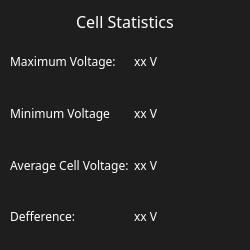
     <widget class="QFrame" name="cell_stats_label">
      <property name="sizePolicy">
       <sizepolicy hsizetype="MinimumExpanding" vsizetype="Minimum">
        <horstretch>0</horstretch>
        <verstretch>0</verstretch>
       </sizepolicy>
      </property>
      <property name="minimumSize">
       <size>
        <width>250</width>
        <height>250</height>
       </size>
      </property>
      <property name="maximumSize">
       <size>
        <width>300</width>
        <height>16777215</height>
       </size>
      </property>
      <property name="styleSheet">
       <string notr="true">background-color: rgb(30, 30, 30);
border-radius:10px;
font:  &quot;Montserrat&quot;;</string>
      </property>
      <property name="frameShape">
       <enum>QFrame::StyledPanel</enum>
      </property>
      <property name="frameShadow">
       <enum>QFrame::Raised</enum>
      </property>
      <layout class="QVBoxLayout" name="verticalLayout_3">
       <property name="spacing">
        <number>5</number>
       </property>
       <property name="leftMargin">
        <number>5</number>
       </property>
       <property name="topMargin">
        <number>5</number>
       </property>
       <property name="rightMargin">
        <number>5</number>
       </property>
       <property name="bottomMargin">
        <number>5</number>
       </property>
       <item>
        <layout class="QVBoxLayout" name="verticalLayout_4">
         <property name="spacing">
          <number>5</number>
         </property>
         <property name="leftMargin">
          <number>5</number>
         </property>
         <property name="topMargin">
          <number>5</number>
         </property>
         <property name="rightMargin">
          <number>5</number>
         </property>
         <property name="bottomMargin">
          <number>5</number>
         </property>
         <item alignment="Qt::AlignHCenter">
          <widget class="QLabel" name="battery_stats_label_2">
           <property name="sizePolicy">
            <sizepolicy hsizetype="Fixed" vsizetype="Fixed">
             <horstretch>0</horstretch>
             <verstretch>0</verstretch>
            </sizepolicy>
           </property>
           <property name="font">
            <font>
             <family>Montserrat</family>
             <pointsize>12</pointsize>
             <weight>50</weight>
             <bold>false</bold>
            </font>
           </property>
           <property name="styleSheet">
            <string notr="true">color: rgb(255, 255, 255);
font: 12pt &quot;Montserrat&quot;;</string>
           </property>
           <property name="text">
            <string>Cell Statistics</string>
           </property>
           <property name="textFormat">
            <enum>Qt::AutoText</enum>
           </property>
          </widget>
         </item>
         <item>
          <layout class="QGridLayout" name="gridLayout_3">
           <item row="0" column="0">
            <widget class="QLabel" name="max_v_label">
             <property name="font">
              <font>
               <family>Montserrat</family>
               <pointsize>9</pointsize>
               <weight>50</weight>
               <italic>false</italic>
               <bold>false</bold>
              </font>
             </property>
             <property name="styleSheet">
              <string notr="true">color: rgb(255, 255, 255);
font: 9pt &quot;Montserrat&quot;;</string>
             </property>
             <property name="text">
              <string>Maximum Voltage:</string>
             </property>
            </widget>
           </item>
           <item row="0" column="1">
            <widget class="QLabel" name="max_v">
             <property name="font">
              <font>
               <family>Montserrat</family>
               <pointsize>9</pointsize>
               <weight>50</weight>
               <italic>false</italic>
               <bold>false</bold>
              </font>
             </property>
             <property name="styleSheet">
              <string notr="true">color: rgb(255, 255, 255);
font: 9pt &quot;Montserrat&quot;;</string>
             </property>
             <property name="text">
              <string>xx V</string>
             </property>
            </widget>
           </item>
           <item row="1" column="0">
            <widget class="QLabel" name="min_v_label">
             <property name="font">
              <font>
               <family>Montserrat</family>
               <pointsize>9</pointsize>
               <weight>50</weight>
               <italic>false</italic>
               <bold>false</bold>
              </font>
             </property>
             <property name="styleSheet">
              <string notr="true">color: rgb(255, 255, 255);
font: 9pt &quot;Montserrat&quot;;</string>
             </property>
             <property name="text">
              <string>Minimum Voltage</string>
             </property>
            </widget>
           </item>
           <item row="1" column="1">
            <widget class="QLabel" name="min_v">
             <property name="font">
              <font>
               <family>Montserrat</family>
               <pointsize>9</pointsize>
               <weight>50</weight>
               <italic>false</italic>
               <bold>false</bold>
              </font>
             </property>
             <property name="styleSheet">
              <string notr="true">color: rgb(255, 255, 255);
font: 9pt &quot;Montserrat&quot;;</string>
             </property>
             <property name="text">
              <string>xx V</string>
             </property>
            </widget>
           </item>
           <item row="2" column="0">
            <widget class="QLabel" name="avg_cell_v_label">
             <property name="font">
              <font>
               <family>Montserrat</family>
               <pointsize>9</pointsize>
               <weight>50</weight>
               <italic>false</italic>
               <bold>false</bold>
              </font>
             </property>
             <property name="styleSheet">
              <string notr="true">color: rgb(255, 255, 255);
font: 9pt &quot;Montserrat&quot;;</string>
             </property>
             <property name="text">
              <string>Average Cell Voltage:</string>
             </property>
            </widget>
           </item>
           <item row="2" column="1">
            <widget class="QLabel" name="avg_cell_v">
             <property name="font">
              <font>
               <family>Montserrat</family>
               <pointsize>9</pointsize>
               <weight>50</weight>
               <italic>false</italic>
               <bold>false</bold>
              </font>
             </property>
             <property name="styleSheet">
              <string notr="true">color: rgb(255, 255, 255);
font: 9pt &quot;Montserrat&quot;;</string>
             </property>
             <property name="text">
              <string>xx V</string>
             </property>
            </widget>
           </item>
           <item row="3" column="0">
            <widget class="QLabel" name="difference_label">
             <property name="font">
              <font>
               <family>Montserrat</family>
               <pointsize>9</pointsize>
               <weight>50</weight>
               <italic>false</italic>
               <bold>false</bold>
              </font>
             </property>
             <property name="styleSheet">
              <string notr="true">color: rgb(255, 255, 255);
font: 9pt &quot;Montserrat&quot;;</string>
             </property>
             <property name="text">
              <string>Defference:</string>
             </property>
            </widget>
           </item>
           <item row="3" column="1">
            <widget class="QLabel" name="difference">
             <property name="font">
              <font>
               <family>Montserrat</family>
               <pointsize>9</pointsize>
               <weight>50</weight>
               <italic>false</italic>
               <bold>false</bold>
              </font>
             </property>
             <property name="styleSheet">
              <string notr="true">color: rgb(255, 255, 255);
font: 9pt &quot;Montserrat&quot;;</string>
             </property>
             <property name="text">
              <string>xx V</string>
             </property>
            </widget>
           </item>
          </layout>
         </item>
        </layout>
       </item>
      </layout>
     </widget>
